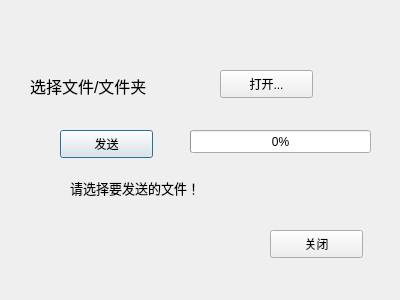
<?xml version="1.0" encoding="UTF-8"?>
<ui version="4.0">
 <class>Server</class>
 <widget class="QDialog" name="Server">
  <property name="geometry">
   <rect>
    <x>0</x>
    <y>0</y>
    <width>400</width>
    <height>300</height>
   </rect>
  </property>
  <property name="windowTitle">
   <string>发送</string>
  </property>
  <property name="styleSheet">
   <string notr="true">border-image: url(:/images/file.png);</string>
  </property>
  <widget class="QLabel" name="label_3">
   <property name="geometry">
    <rect>
     <x>30</x>
     <y>70</y>
     <width>161</width>
     <height>31</height>
    </rect>
   </property>
   <property name="font">
    <font>
     <pointsize>12</pointsize>
    </font>
   </property>
   <property name="text">
    <string>选择文件/文件夹</string>
   </property>
  </widget>
  <widget class="QLabel" name="sStatusLbl">
   <property name="geometry">
    <rect>
     <x>70</x>
     <y>180</y>
     <width>231</width>
     <height>16</height>
    </rect>
   </property>
   <property name="font">
    <font>
     <pointsize>10</pointsize>
    </font>
   </property>
   <property name="text">
    <string>请选择要发送的文件！</string>
   </property>
  </widget>
  <widget class="QProgressBar" name="progressBar">
   <property name="geometry">
    <rect>
     <x>190</x>
     <y>130</y>
     <width>181</width>
     <height>23</height>
    </rect>
   </property>
   <property name="value">
    <number>0</number>
   </property>
  </widget>
  <widget class="QPushButton" name="sSendBtn">
   <property name="geometry">
    <rect>
     <x>60</x>
     <y>130</y>
     <width>93</width>
     <height>28</height>
    </rect>
   </property>
   <property name="text">
    <string>发送</string>
   </property>
  </widget>
  <widget class="QPushButton" name="sOpenBtn">
   <property name="geometry">
    <rect>
     <x>220</x>
     <y>70</y>
     <width>93</width>
     <height>28</height>
    </rect>
   </property>
   <property name="text">
    <string>打开...</string>
   </property>
  </widget>
  <widget class="QPushButton" name="sCloseBtn">
   <property name="geometry">
    <rect>
     <x>270</x>
     <y>230</y>
     <width>93</width>
     <height>28</height>
    </rect>
   </property>
   <property name="text">
    <string>关闭</string>
   </property>
  </widget>
 </widget>
 <resources/>
 <connections/>
</ui>
